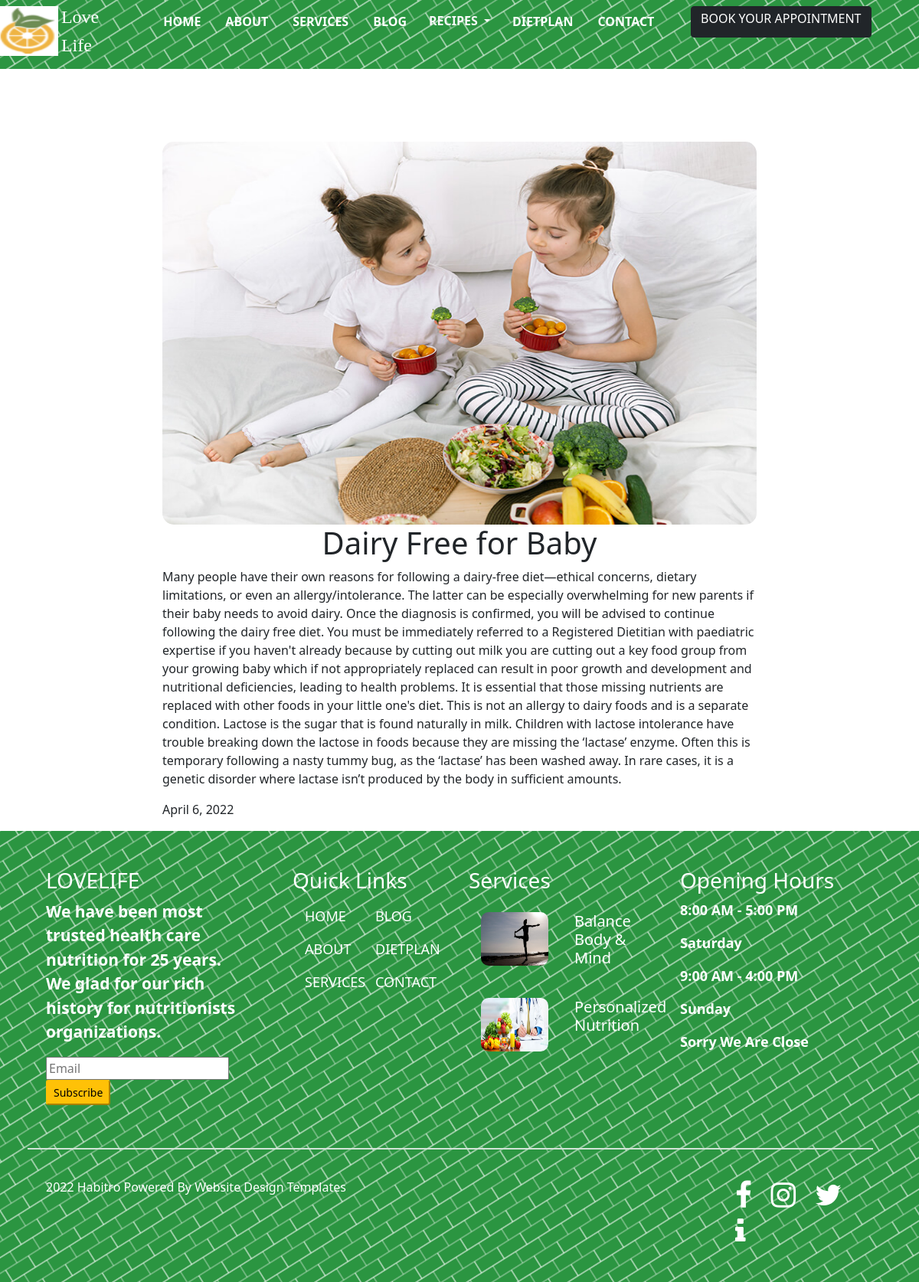
/blogdetals/12, run on the app's committed database.
### lifestyle/models.py (models this page shows)
class gallery(models.Model):
    title=models.CharField(max_length=500)
    image=models.ImageField(upload_to='pictures')
    des=models.TextField()
    date=models.DateField()
    class Meta:
        db_table="gallery"

### lifestyle/views.py (the view)
# urls.py: path('blogdetals/<int:id>',blogdetals),
def blogdetals(request,id):
    gly=gallery.objects.get(id=id)
    context={'gly':gly}
    return render(request,'blogs.html',context)

### templates/blogs.html
{% extends 'base.html' %}
{% load static %}
{% block content %}
<div class="row">
<div class="col-md-8 offset-2" id="dis">
<img src=" /media/{{gly.image}}" height="500px" width="100%">
<h1 class="text-center">{{ gly.title }}</h1>
<p>{{ gly.des  }}</p>
<p>{{ gly.date }}</p>
</div>
</div>
{% endblock %}

### static/project.css (style rules this page uses)
#dis img { margin-top:90px; border-radius:15px; }

### data on the page
gallery: image (picture), title "Dairy Free for Baby", des "Many people have their own reasons for following a dairy-free diet—ethical concerns, dietary limitations, or even an allergy/intolerance. The latter can be especially overwhelming for new parents if their baby needs to avoid dairy. Once the diagnosis is confirmed, you will be advised to continue following the dairy free diet. You must be immediately referred to a Registered Dietitian with paediatric expertise if you haven't already because by cutting out milk you are cutting out a key food group from your growing baby which if not appropriately replaced can result in poor growth and development and nutritional deficiencies, leading to health problems. It is essential that those missing…", date "April 6, 2022"
